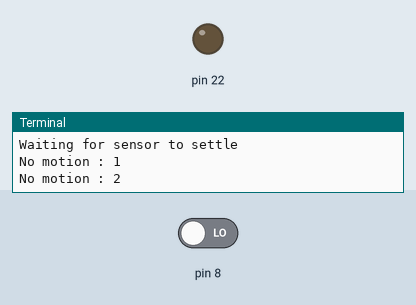
Recording of a program running on a simulated Raspberry Pi (header pin numbers). Shown: output pins drawn as LEDs (lit = HIGH), the last lines printed to the terminal. The inputs (shaded band) are chosen by the test bench; at power-on: pin 8 LOW.

Above: at 4.2 s.
4.3 s: pin 8 driven HIGH
At 6.4 s:
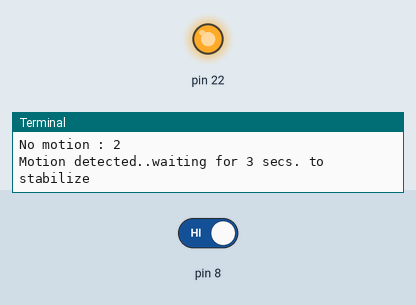
8.3 s: pin 8 driven LOW
At 9.2 s:
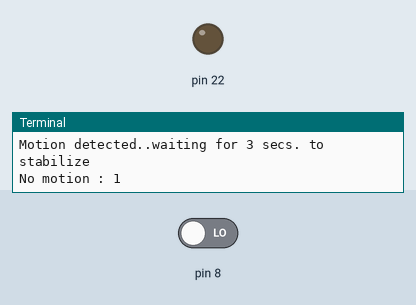
Timing chart, 0 to 11.3 s (numbered marks = the images above; inputs shaded):
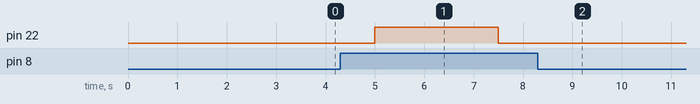

Measured:
- after the input at 4.3 s, pin 22: LOW → HIGH after 0.70 s, → LOW 2.5 s later
- after the input at 8.3 s, pin 22: stops changing and stays LOW

The program:

motion_sensor.py
```python
import RPi.GPIO as GPIO
from time import sleep

#Use GPIO number instead of Pin number
#GPIO.setmode(GPIO.BCM)
GPIO.setmode(GPIO.BOARD)
#Make GPIO 8 output
GPIO.setup(8, GPIO.IN)
GPIO.setup(22, GPIO.OUT)
GPIO.output(22, GPIO.LOW)
print "Waiting for sensor to settle"
sleep(3)
count = 0

try:
    while True:
            if GPIO.input(8):
                print "Motion detected..waiting for 3 secs. to stabilize"
                GPIO.output(22, GPIO.HIGH)
                sleep(0.5)
                sleep(2)
                GPIO.output(22, GPIO.LOW)
                sleep(0.5)
                count = 0
            else:
                count += 1
                print "No motion : %s"%(count)
            sleep(1)

#No error occurs when Ctrl+C is pushed.
except KeyboardInterrupt:
    pass

#Release GPIO
GPIO.cleanup()
```
